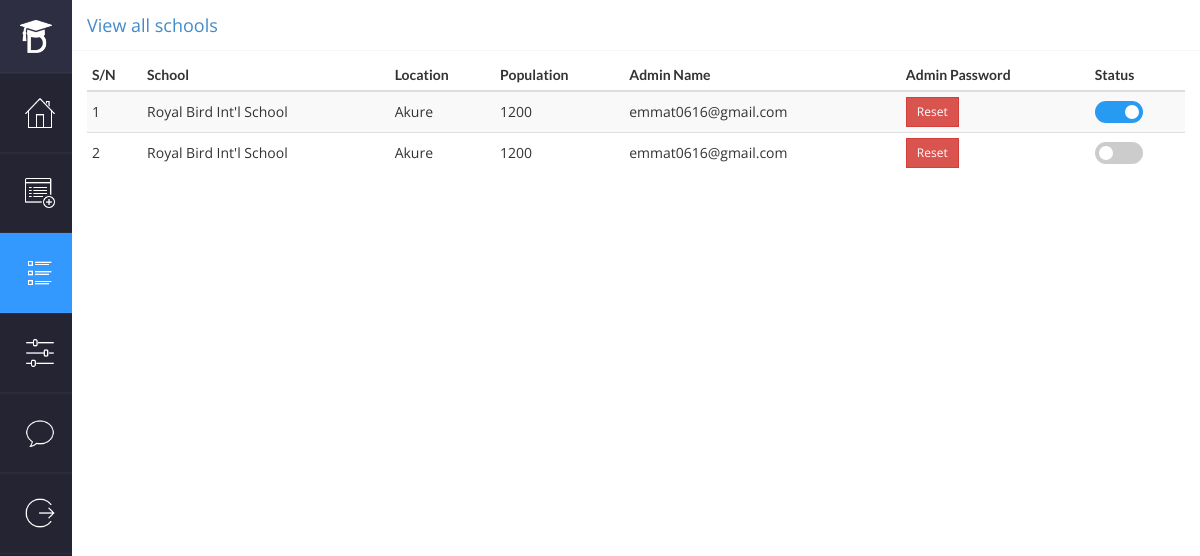
Screenshot of /dashboard/view-schools (signed in) with the database file from the repository.
### tables this page shows
CREATE TABLE `schools` (
  `id` int(11) NOT NULL,
  `uid` varchar(12) NOT NULL,
  `slug` varchar(200) NOT NULL,
  `name` varchar(200) NOT NULL,
  `location` text NOT NULL,
  `status` tinyint(1) NOT NULL DEFAULT '1',
  `admin_uname` varchar(150) NOT NULL,
  `admin_password` varchar(250) NOT NULL,
  `s_population` int(11) NOT NULL,
  `date_created` datetime NOT NULL
);

### app/controllers/DashboardController.php (called while the page is built, shortened)
<?php
class DashboardController extends Controller
{
  public function __construct()
  {
    $this->layout = "dashboard-layout";
    $this->view->title = "Dashboard";
    $this->view->sidebar = VIEW_INCLUDE_PATH . 'sidebar.php';
    $this->view->menu = 0;
  }
  public function viewSchools()
  {
    $this->view->menu = 2;
    $model = new SchoolModel();
    $this->view->allSchools = $model->getAllSchools();
    $this->view->css = ['create-school', 'font-awesome.min'];
    $this->view->title = 'View all schools';
    $this->view->js = ['datatables.min'];
    $this->view->render('dashboard/view-schools', $this->layout);
  }
}

### index.php (called while the page is built, shortened)
<?php
$app = new App\Core\App;

### app/lib/Classes/Database.php (called while the page is built, shortened)
<?php
class Database
{
    private $conn;
    public function __construct()
    {
        try {
            $this->conn = new \PDO('mysql:host=' . DB_HOST . ';dbname=' . DB_NAME . ';charset=utf8',
                DB_USERNAME, DB_PASSWORD);
            $this->conn->setAttribute(\PDO::ATTR_ERRMODE, \PDO::ERRMODE_EXCEPTION);
        } catch (\PDOException $e) {
            $err = new _ErrorController;
            $err->index(500, $e->getMessage());
            die();
        }
    }
    public function query($query, $bindings = false)
    {
        try {
            $stmt = $this->conn->prepare($query);
            if ($bindings) $stmt->execute($bindings);
            else $stmt->execute();
            $stmt->setFetchMode(\PDO::FETCH_OBJ);
            return $stmt;
        } catch (\PDOException $e) {
            return false;
        }
    }
    public function selectAll($table, $limit=null)
    {
        if ( $limit ) $result = $this->query("SELECT * FROM {$table} LIMIT {$limit}");
        else $result = $this->query("SELECT * FROM {$table}");
        return ($result && $result->rowCount() > 0) ? $result->fetchAll() : [];
    }
}

### app/models/SchoolModel.php (called while the page is built, shortened)
<?php
class SchoolModel extends Model
{
    private $schoolTable;
  public function __construct($data = null)
    {
        $this->schoolTable = 'schools';
        return $this;
    }
    public function getAllSchools()
    {
        $getAllSchools = $this->db->selectAll($this->schoolTable);
        if (count($getAllSchools) > 0) {
            return $getAllSchools;
        }
        return false;
    }
}

### app/core/Model.php (called while the page is built, shortened)
<?php
abstract class Model
{
  public function __construct()
  {
    $this->db = new Database;
  }
}

### app/lib/helpers/__autoloader.php (called while the page is built, shortened)
<?php
spl_autoload_register(function($className){
  $className = preg_replace('/\\\/', DIRECTORY_SEPARATOR, $className);
});

### app/views/dashboard/view-schools.php (the view, shortened to what this page needs)
<div class="wrapper create-school container-fluid">
  <div class="table-div">
    <table id="media-table" class="table table-striped table-hover table-condensed" cellpadding="2" cellspacing="2">
      <thead>
      <tr>
        <th>S/N</th>
        <th>School</th>
        <th>Location</th>
        <th>Population</th>
        <th>Admin Name</th>
        <th>Admin Password</th>
        <th>Status</th>
      </tr>
      </thead>
      <tbody>
      <? foreach ($this->allSchools as $sn => $school): ?>
        <tr data-clickable data-href="<?=PROJECT_PATH.'school/'.$school->slug?>">
          <td> <?= ++$sn; ?> </td>
          <td> <?= $school->name; ?> </td>
          <td> <?= $school->location; ?> </td>
          <td> <?= $school->s_population; ?> </td>
          <td> <?= $school->admin_uname; ?> </td>
          <td>
            <a data-toggle="modal" data-target="#changePassword" href="#"
               data-name="<?= $school->admin_uname ?>" data-id="<?= $school->admin_password ?>"
               data-path="<?= PROJECT_PATH . \App\Core\App::$uri . '/change-password/' ?>"
               class="bn btn btn-danger btn-sm">Reset
            </a>
          </td>
          <td class="no-bottom-padding">
            <label class="switch">
              <a href="<?= PROJECT_PATH . \App\Core\App::$uri . '/toggle/' . $school->slug; ?>"
                 class="toggle-school-status slider round"></a>
            </label>
          </td>
        </tr>
      <? endforeach; ?>
      </tbody>
    </table>
  </div>
</div>

### app/core/App.php (shortened to what this page needs)
<?php
class App
{
    protected $controller = 'dashboard';
    protected $method = 'index';
    private $raw_method = '';
    private $_inexistent = false;
    public function __construct()
    {
        $url = $this->__parseURL();
        if (file_exists(APP_ROOT . 'controllers/' . ucfirst($url[0]) . 'Controller.php')) {
            $this->controller = $url[0];
            unset($url[0]);
        }
        $this->controller = ucfirst($this->controller) . 'Controller';
        $this->controller = 'App\Controllers\\' . $this->controller;
        $this->controller = new $this->controller;
        $url = $this->__checkControllerMethod($url, (int)isset($url[1]));
        $this->args = $url ? array_values($url) : [];
        if (!$this->_inexistent) call_user_func_array([$this->controller, $this->method], $this->args);
        else {
            call_user_func_array([$this->controller, $this->method], [$this->raw_method, array_slice($this->args, 1)]);
        }
    }
    private function __checkControllerMethod($url, $index)
    {
        $this->raw_method = $url[$index];
        $url[$index] = _cleanUpDashes($url[$index]);
        if (method_exists($this->controller, $url[$index])) {
            $this->method = $url[$index];
            unset($url[$index]);
        } else {
            $u = $this->__methodInExistent();
            if ($this->_inexistent) {
                $this->method = '_index';
            } else $url = $u;
        }
        return $url;
    }
    private function __parseURL()
    {
        if (isset($_GET['url'])) {
            $url = rtrim($_GET['url'], '/');
            $url = filter_var($url, FILTER_SANITIZE_URL);
            $url = explode('/', $url);
            if (count($url) > 0) {
                $url[0] = _cleanUpDashes($url[0]);
            }
            return $url;
        }
    }
}

### app/core/View.php (shortened to what this page needs)
<?php
class View
{
  public function render($view, $layout = '_plain-layout')
  {
    $viewFile = 'app/views/' . $view . '.php';
    $layoutFile = 'app/views/_layouts/' . $layout . '.php';
    if ( file_exists($layoutFile) && file_exists($viewFile) )
      require_once $layoutFile;
  }
}

### app/views/_includes/dashboard-layout-header.php (shortened to what this page needs)
<!DOCTYPE html>
<html lang="en">
<head>
    <link rel="stylesheet" href="<?= ASSET_PATH . 'css/bootstrap.min.css'; ?>">
    <link rel="stylesheet" href="<?= ASSET_PATH . 'css/style.css'; ?>">
    <link rel="stylesheet" href="<?= ASSET_PATH . 'css/dashboard.css'; ?>">
    <?php
    if ( isset($this->css) )
        foreach ($this->css as $css)
            echo '<link rel="stylesheet" href="' . ASSET_PATH . 'css/' . $css .'.css">';
    ?>
</head>
<body>

### app/views/_layouts/dashboard-layout.php (shortened to what this page needs)
<?php require_once $this->header; ?>
    <div class="wrapper">
<div class="left transition">
            <?php require_once $this->sidebar; ?>
        </div>
        <div class="right">
                     <div class="content">
                            <nav class=' nav navbar right-nav override-nav'>
                       <div class="container-fluid  center-things">
                        <div class="navbar-header">
                            <a class="navbar-brand" href="<?= PROJECT_PATH . \App\Core\App::$uri ?>"><?= $this->title ?></a>
                        </div>
        <div class="collapse navbar-collapse" id="my-navbar">
                           </div>
                   </div>
               </nav>
            <?php require_once $viewFile; ?>
        </div>
</div>
<?php require_once $this->footer; ?>

### app/views/_includes/sidebar.php
<div class="sidebar">
    <div class="col-md-12 ">
        <button class=" logo">
            <img src="<?= ASSET_PATH ?>logo/logo-icon.png" class="img img-responsive logo-icon" alt="">
            <img src="<?= ASSET_PATH ?>logo/logo-full.png" class="img img-responsive logo-full" alt=""></button>
    </div>
    <div class="col-md-12 ">
        <a class="<?= $this->menu == 0 ? 'active' : '' ?> sidebar-row" href="<?= PROJECT_PATH ?>">
            <img src="<?= ASSET_PATH ?>icons/dashboard-wire-frame.png" height=30px alt=""> <span> Dashboard</span></a>
    </div>
    <div class="col-md-12 ">
        <a class="<?= $this->menu == 1 ? 'active' : '' ?> sidebar-row" href="<?= DASHBOARD_PATH . 'create-school' ?>">
            <img src="<?= ASSET_PATH ?>icons/plus-wire-frame.png" height=30px alt=""> <span> Create School</span></a>
    </div>
    <div class="col-md-12">
        <a class="<?= $this->menu == 2 ? 'active' : '' ?> sidebar-row" href="<?= DASHBOARD_PATH . 'view-schools' ?>">
            <img src="<?= ASSET_PATH ?>icons/list-wire-frame.png" height=30px alt=""> <span> View Schools</span></a>
    </div>
    <div class="col-md-12">
        <a class="<?= $this->menu == 3 ? 'active' : '' ?> sidebar-row" href="<?= DASHBOARD_PATH . 'manage-admins' ?>">
            <img src="<?= ASSET_PATH ?>icons/settings-wire-frame.png" height=30px alt="">
            <span> Manage Admins</span></a>
    </div>
    <div class="col-md-12 ">
        <a class="<?= $this->menu == 4 ? 'active' : '' ?> sidebar-row" href="<?= DASHBOARD_PATH . 'feedback' ?>">
            <img src="<?= ASSET_PATH ?>icons/feedback-wire-frame.png" height=30px alt=""> <span> Feedback</span>
        </a>
    </div>
    <div class="col-md-12 ">
        <a class=" sidebar-row" href="<?= PROJECT_PATH . 'logout' ?>">
            <img src="<?= ASSET_PATH ?>icons/exit-wire-frame.png" height=30px alt=""> <span> Logout</span>
        </a>
    </div>
</div>

### app/views/_includes/dashboard-layout-footer.php (shortened to what this page needs)
</body>
</html>

### assets/css/style.css (style rules this page uses)
html,body { position:relative;width:100%;height:100%;padding:0;margin:0;overflow-x:hidden }
body { font-family:'Open Sans', sans-serif }
th { font-family:'Lato', sans-serif }
.btn:not(.btn-sm),.btn:not(.close) { border-radius:0px;text-align:center }

### assets/css/dashboard.css (style rules this page uses)
.wrapper { height:100% }
.left,.right { padding:0 !important;margin:0 !important }
.transition { transition:left 250ms;transition-timing-function:linear }
.navbar { margin-bottom:0 !important }
.navbar .center-things { position:relative;top:5%;bottom:5% }
.left { height:100%;transition:250ms;width:6%;float:left;text-align:center;margin:auto;z-index:90;position:fixed;overflow:auto;overflow-x:hidden }
.left .sidebar { height:inherit;background:#242433;transition:width 2s, height 4s;box-sizing:border-box;overflow-y:auto;overflow-x:hidden }
.left .sidebar button { width:inherit;background:none;outline:none;border:none;border-radius:0 }
.left .sidebar .col-md-12,.left .sidebar .col-md-6 { padding:0 !important;margin:0 !important }
.left .sidebar .active { background:#39f;color:white;margin:0 !important;position:relative;width:100%;padding-top:1em;padding-bottom:1em }
.left .sidebar .sidebar-row,.left .sidebar .logo { display:block;text-align:left;color:white;padding:2.5rem 2.5rem;width:100%;box-shadow:0px 0px 0px 0.04px #e6e6fc;white-space:nowrap;text-decoration:none }
.left .sidebar .sidebar-row img,.left .sidebar .logo img { margin-right:1rem }
.left .sidebar .sidebar-row span,.left .sidebar .logo span { padding-left:1em }
.left .sidebar .logo { text-align:center !important;padding:2rem 2rem }
.left .sidebar .logo img { max-height:38px;margin:auto }
.right { transition:250ms;width:94%;float:right;background:white;height:100% }
.right .right-nav { width:100%;min-height:40px;box-shadow:1.2px 0px 0px 0.5px #eee }
.right .override-nav { background:white !important;position:fixed !important;z-index:7;border-radius:0 !important;border:0 !important }

### assets/css/create-school.css (style rules this page uses)
.content { height:inherit;width:100% }
.wrapper.create-school { padding-top:30px;overflow-x:auto }
.wrapper.create-school .table-div { padding-top:30px }
.wrapper.create-school .switch { position:relative;display:inline-block;width:48px;height:22px;margin-bottom:0 }
.wrapper.create-school .slider { display:inline-block;position:absolute;cursor:pointer;top:0;left:0;right:0;bottom:0;background-color:#ccc;-webkit-transition:.4s;transition:.4s }
.wrapper.create-school .slider:before { position:absolute;content:"";height:14px;width:14px;left:4px;bottom:4px;background-color:white;-webkit-transition:.4s;transition:.4s }
.wrapper.create-school input:checked+.slider { background-color:#279AF1 }
.wrapper.create-school input:checked+.slider:before { -webkit-transform:translateX(26px);-ms-transform:translateX(26px);transform:translateX(26px) }
.wrapper.create-school .slider.round { border-radius:26px }
.wrapper.create-school .slider.round:before { border-radius:50% }
.wrapper.create-school td { vertical-align:middle }
.wrapper.create-school td.no-bottom-padding { padding-bottom:0 }
.wrapper.create-school .bn { border-radius:0px }

### rows the page displays
schools: name "Royal Bird Int'l School", location "Akure", s_population "1200", admin_uname "emmat0616@gmail.com"
schools: name "Royal Bird Int'l School", location "Akure", s_population "1200", admin_uname "emmat0616@gmail.com"

### other values shown
$this->title "View all schools"
